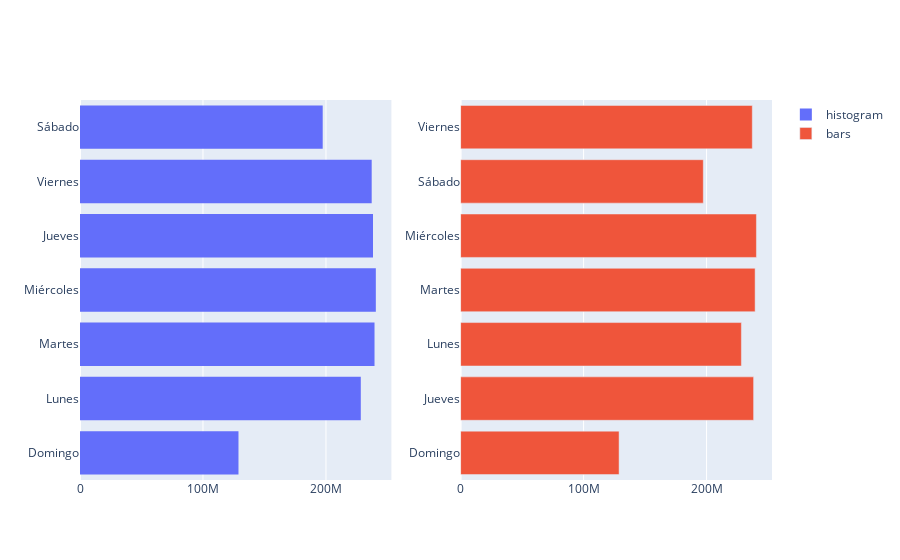

Write notebook code for a chart like this one.
### Code cell
# Varias gráficas
x = data['dia']
y = data['afluencia_total_preliminar']
daily_org = data[["dia","afluencia_total_preliminar"]].groupby('dia').sum().reset_index()

fig = make_subplots(rows=1, cols=2)
fig.add_trace(go.Histogram(histfunc="sum",y=x,x=y, orientation="h",name="histogram"),1,1)
fig.add_trace(go.Bar( y = daily_org['dia'], x = daily_org['afluencia_total_preliminar'],\
                     orientation="h",name="bars"),row=1, col=2)

fig.show()

### Figure 1 — Plotly figure (JSON) as saved in the notebook; plotly's stock layout.template omitted (floating-point values rounded to 4 significant figures; data arrays with more than 128 entries replaced by an {"elided": "..."} marker saying what was removed)
{"data": [{"histfunc": "sum", "name": "histogram", "orientation": "h", "type": "histogram", "x": {"elided": "18714 int values"}, "xaxis": "x", "y": {"elided": "18714 str values"}, "yaxis": "y"}, {"name": "bars", "orientation": "h", "type": "bar", "x": [128866694, 238240944, 228317986, 239477843, 240544976, 197344970, 237182340], "xaxis": "x2", "y": ["Domingo", "Jueves", "Lunes", "Martes", "Miércoles", "Sábado", "Viernes"], "yaxis": "y2"}], "layout": {"xaxis": {"anchor": "y", "domain": [0, 0.45]}, "xaxis2": {"anchor": "y2", "domain": [0.55, 1]}, "yaxis": {"anchor": "x", "domain": [0, 1]}, "yaxis2": {"anchor": "x2", "domain": [0, 1]}}}
